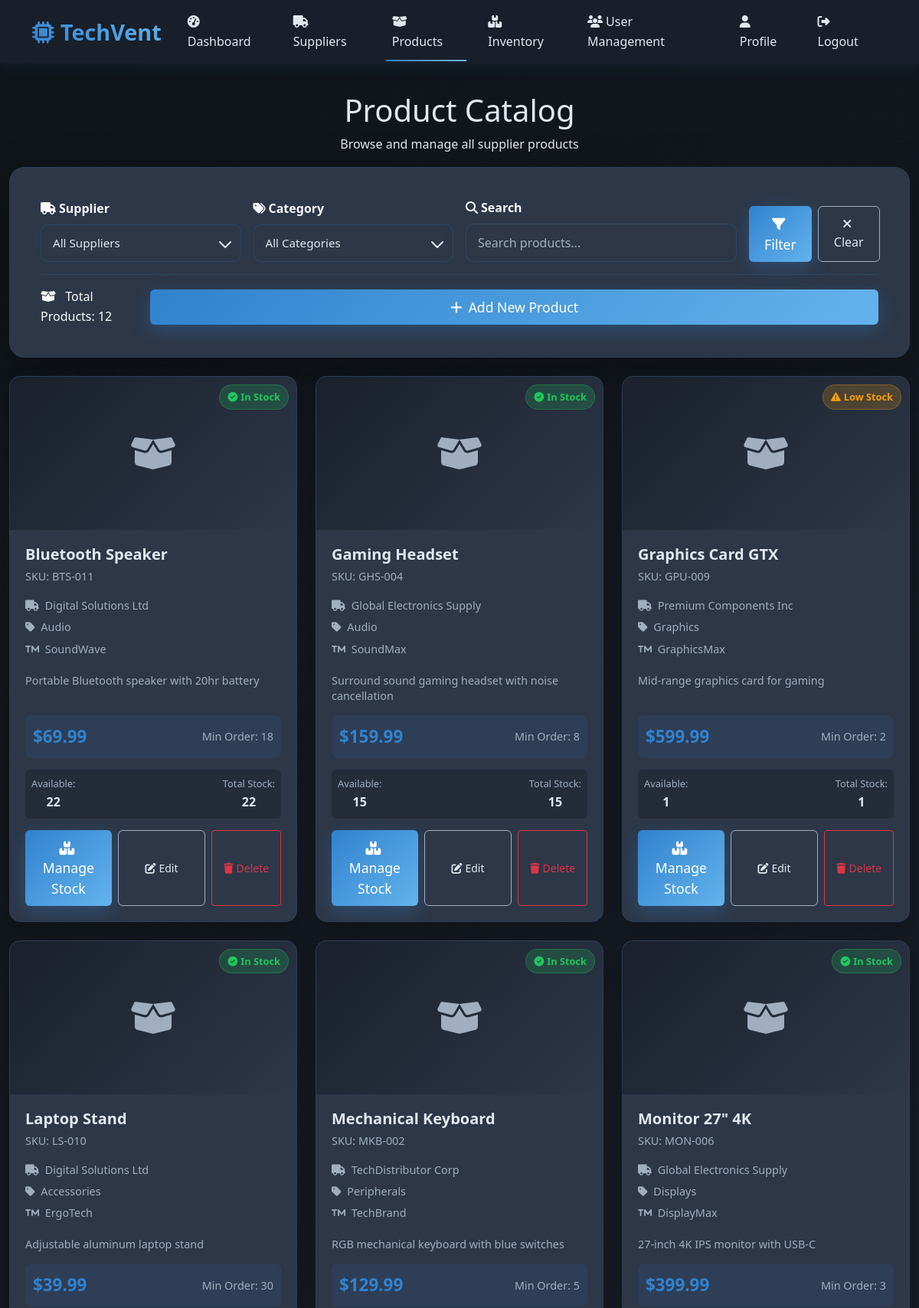
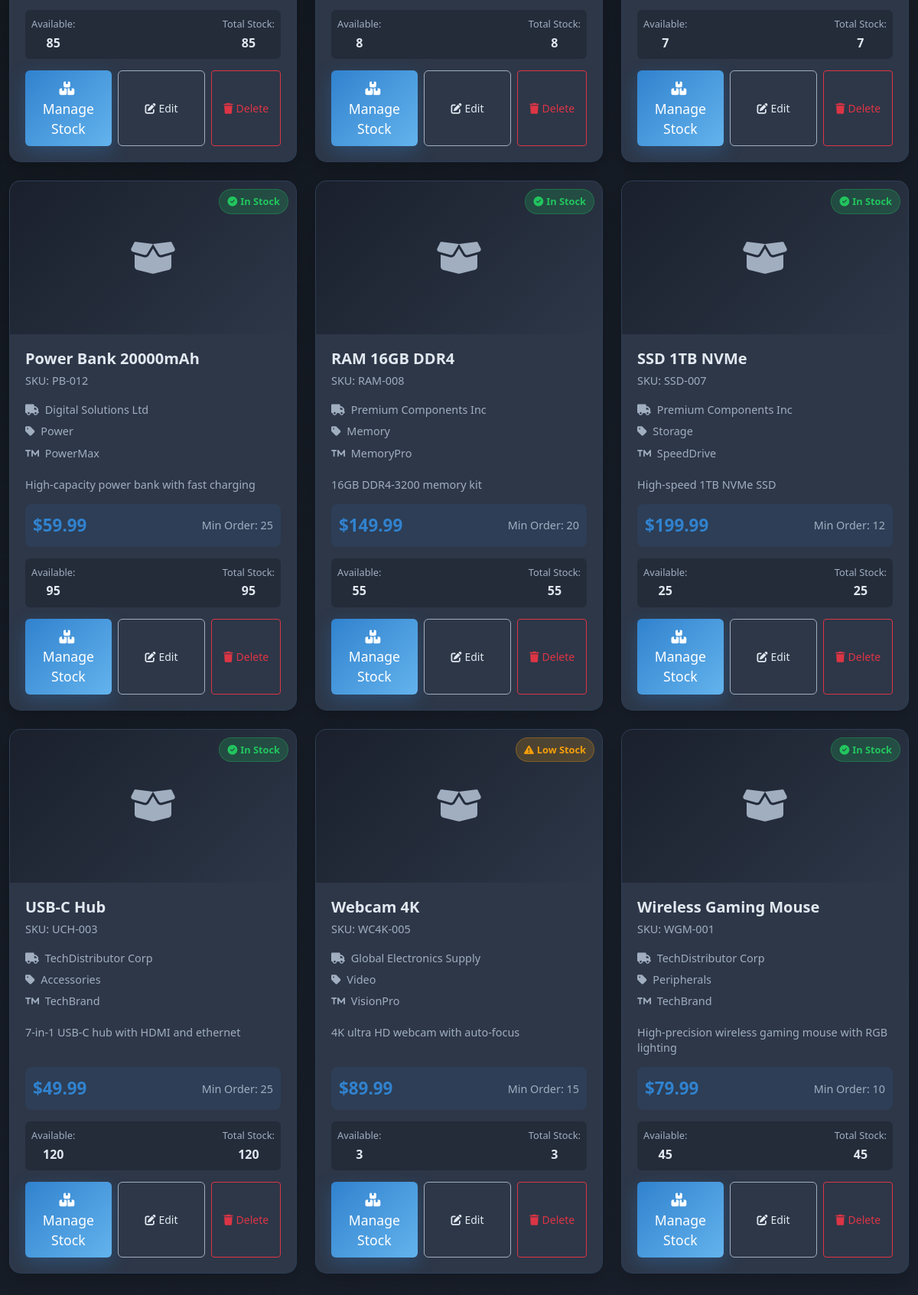
Page /admin-products.php (signed in) on the committed database (2 pictures, top to bottom).
### tables this page shows
CREATE TABLE IF NOT EXISTS products (
    id INT AUTO_INCREMENT PRIMARY KEY,
    supplier_id INT NOT NULL,
    name VARCHAR(255) NOT NULL,
    description TEXT,
    sku VARCHAR(100) UNIQUE,
    category VARCHAR(100),
    brand VARCHAR(100),
    unit_price DECIMAL(10,2) NOT NULL DEFAULT 0.00,
    min_order_quantity INT DEFAULT 1,
    status ENUM('active', 'inactive', 'discontinued') DEFAULT 'active',
    specifications JSON,
    image_url VARCHAR(500),
    created_at TIMESTAMP DEFAULT CURRENT_TIMESTAMP,
    updated_at TIMESTAMP DEFAULT CURRENT_TIMESTAMP ON UPDATE CURRENT_TIMESTAMP,
    FOREIGN KEY (supplier_id) REFERENCES suppliers(id) ON DELETE CASCADE,
    INDEX idx_supplier_id (supplier_id),
    INDEX idx_sku (sku),
    INDEX idx_category (category),
    INDEX idx_status (status)
);

CREATE TABLE IF NOT EXISTS suppliers (
    id INT AUTO_INCREMENT PRIMARY KEY,
    name VARCHAR(255) NOT NULL,
    contact_person VARCHAR(255) NOT NULL,
    email VARCHAR(255) NOT NULL UNIQUE,
    phone VARCHAR(20),
    address TEXT,
    website VARCHAR(255),
    status ENUM('active', 'inactive') DEFAULT 'active',
    created_at TIMESTAMP DEFAULT CURRENT_TIMESTAMP,
    updated_at TIMESTAMP DEFAULT CURRENT_TIMESTAMP ON UPDATE CURRENT_TIMESTAMP
);

### admin-products.php (the view, shortened to what the rows shown need)
<?php
require_once 'config/db.php';
require_once 'includes/session.php';
$isAdmin = isAdmin();
$whereConditions = ["p.status IN ('active', 'inactive')"];
$params = [];
$whereClause = implode(' AND ', $whereConditions);
try {
    $sql = "
        SELECT p.*, s.name as supplier_name,
               COALESCE(i.quantity_in_stock, 0) as stock_quantity,
               COALESCE(i.quantity_available, 0) as available_quantity,
               COALESCE(i.reorder_level, 0) as reorder_level,
               CASE
                   WHEN i.quantity_available <= i.reorder_level THEN 'low'
                   WHEN i.quantity_available = 0 THEN 'out'
                   ELSE 'good'
               END as stock_status
        FROM products p
        JOIN suppliers s ON p.supplier_id = s.id
        LEFT JOIN inventory i ON p.id = i.product_id
        WHERE {$whereClause}
        ORDER BY p.name ASC
    ";
    $products = fetchAll($sql, $params);
} catch (Exception $e) {
    $products = [];
}
?>
<!DOCTYPE html>
<html lang="en">
<head>
    <link href="https://cdn.jsdelivr.net/npm/bootstrap@5.3.0/dist/css/bootstrap.min.css" rel="stylesheet">
    <link rel="stylesheet" href="https://cdnjs.cloudflare.com/ajax/libs/font-awesome/6.4.0/css/all.min.css">
    <link rel="stylesheet" href="assets/css/main.css">
</head>
<body>
    <main class="main-content">
        <div class="container-fluid">
            <div class="dashboard-header text-center fade-in">
                <h1 class="dashboard-title">Product Catalog</h1>
            </div>
            <div class="row fade-in">
                <?php if (empty($products)): ?>
                    <div class="col-12">
                        <div class="dashboard-card text-center">
                            <i class="fas fa-box-open fa-4x mb-3" style="color: var(--text-muted);"></i>
                            <h4 style="color: var(--text-muted);">No Products Found</h4>
                            <p style="color: var(--text-muted);">
                                <?php if ($isAdmin): ?>
                                    Add your first product to get started with the inventory system.
                                <?php else: ?>
                                    No products match your current filters.
                                <?php endif; ?>
                            </p>
                        </div>
                    </div>
                <?php else: ?>
                    <?php foreach ($products as $product): ?>
                        <div class="col-lg-4 col-md-6 mb-4">
                            <div class="product-card">
                                <div class="product-image">
                                    <?php if ($product['image_url']): ?>
                                        <img src="<?php echo htmlspecialchars($product['image_url']); ?>" alt="<?php echo htmlspecialchars($product['name']); ?>">
                                    <?php else: ?>
                                        <div class="product-placeholder">
                                            <i class="fas fa-box-open"></i>
                                        </div>
                                    <?php endif; ?>
                                    <div class="stock-badge stock-<?php echo $product['stock_status']; ?>">
                                        <?php
                                        switch ($product['stock_status']) {
                                            case 'good':
                                                echo '<i class="fas fa-check-circle me-1"></i>In Stock';
                                                break;
                                            case 'low':
                                                echo '<i class="fas fa-exclamation-triangle me-1"></i>Low Stock';
                                                break;
                                        }
                                        ?>
                                    </div>
                                </div>
                                <div class="product-content">
                                    <div class="product-header">
                                        <h5 class="product-title"><?php echo htmlspecialchars($product['name']); ?></h5>
                                        <div class="product-sku">SKU: <?php echo htmlspecialchars($product['sku'] ?: 'N/A'); ?></div>
                                    </div>
                                    <div class="product-meta">
                                        <div class="product-supplier">
                                            <i class="fas fa-truck me-1"></i>
                                            <?php echo htmlspecialchars($product['supplier_name']); ?>
                                        </div>
                                        <div class="product-category">
                                            <i class="fas fa-tag me-1"></i>
                                            <?php echo htmlspecialchars($product['category'] ?: 'Uncategorized'); ?>
                                        </div>
                                        <?php if ($product['brand']): ?>
                                        <div class="product-brand">
                                            <i class="fas fa-trademark me-1"></i>
                                            <?php echo htmlspecialchars($product['brand']); ?>
                                        </div>
                                        <?php endif; ?>
                                    </div>
                                    <?php if ($product['description']): ?>
                                    <div class="product-description">
                                        <?php echo htmlspecialchars(substr($product['description'], 0, 100)) . (strlen($product['description']) > 100 ? '...' : ''); ?>
                                    </div>
                                    <?php endif; ?>
                                    <div class="product-pricing">
                                        <div class="product-price">$<?php echo number_format($product['unit_price'], 2); ?></div>
                                        <div class="product-moq">Min Order: <?php echo $product['min_order_quantity']; ?></div>
                                    </div>
                                    <div class="product-stock">
                                        <div class="stock-info">
                                            <span class="stock-label">Available:</span>
                                            <span class="stock-value"><?php echo $product['available_quantity']; ?></span>
                                        </div>
                                        <div class="stock-info">
                                            <span class="stock-label">Total Stock:</span>
                                            <span class="stock-value"><?php echo $product['stock_quantity']; ?></span>
                                        </div>
                                    </div>
                                    <div class="product-actions">
                                        <a href="admin-inventory.php?product_id=<?php echo $product['id']; ?>"
                                           class="btn btn-primary-custom btn-sm">
                                            <i class="fas fa-boxes me-1"></i>Manage Stock
                                        </a>
                                        <?php if ($isAdmin): ?>
                                        <button class="btn btn-secondary-custom btn-sm"
                                                onclick="editProduct(<?php echo htmlspecialchars(json_encode($product)); ?>)">
                                            <i class="fas fa-edit me-1"></i>Edit
                                        </button>
                                        <button class="btn btn-outline-danger btn-sm"
                                                onclick="deleteProduct(<?php echo $product['id']; ?>, '<?php echo htmlspecialchars($product['name']); ?>')">
                                            <i class="fas fa-trash me-1"></i>Delete
                                        </button>
                                        <?php endif; ?>
                                    </div>
                                </div>
                            </div>
                        </div>
                    <?php endforeach; ?>
                <?php endif; ?>
            </div>
        </div>
    </main>
</body>
</html>

### rows in the picture
products: shows "In Stock", name "Bluetooth Speaker", sku "BTS-011", supplier.name "Digital Solutions Ltd", category "Audio", brand "SoundWave", description "Portable Bluetooth speaker with 20hr battery", unit_price "69.99", min_order_quantity "18", available_quantity "22", stock_quantity "22"
products: shows "In Stock", name "Gaming Headset", sku "GHS-004", supplier.name "Global Electronics Supply", category "Audio", brand "SoundMax", description "Surround sound gaming headset with noise cancellation", unit_price "159.99", min_order_quantity "8", available_quantity "15", stock_quantity "15"
products: shows "Low Stock", name "Graphics Card GTX", sku "GPU-009", supplier.name "Premium Components Inc", category "Graphics", brand "GraphicsMax", description "Mid-range graphics card for gaming", unit_price "599.99", min_order_quantity "2", available_quantity "1", stock_quantity "1"
products: shows "In Stock", name "Laptop Stand", sku "LS-010", supplier.name "Digital Solutions Ltd", category "Accessories", brand "ErgoTech", description "Adjustable aluminum laptop stand", unit_price "39.99", min_order_quantity "30", available_quantity "85", stock_quantity "85"
products: shows "In Stock", name "Mechanical Keyboard", sku "MKB-002", supplier.name "TechDistributor Corp", category "Peripherals", brand "TechBrand", description "RGB mechanical keyboard with blue switches", unit_price "129.99", min_order_quantity "5", available_quantity "8", stock_quantity "8"
products: shows "In Stock", name "Monitor 27\" 4K", sku "MON-006", supplier.name "Global Electronics Supply", category "Displays", brand "DisplayMax", description "27-inch 4K IPS monitor with USB-C", unit_price "399.99", min_order_quantity "3", available_quantity "7", stock_quantity "7"
products: shows "In Stock", name "Power Bank 20000mAh", sku "PB-012", supplier.name "Digital Solutions Ltd", category "Power", brand "PowerMax", description "High-capacity power bank with fast charging", unit_price "59.99", min_order_quantity "25", available_quantity "95", stock_quantity "95"
products: shows "In Stock", name "RAM 16GB DDR4", sku "RAM-008", supplier.name "Premium Components Inc", category "Memory", brand "MemoryPro", description "16GB DDR4-3200 memory kit", unit_price "149.99", min_order_quantity "20", available_quantity "55", stock_quantity "55"
products: shows "In Stock", name "SSD 1TB NVMe", sku "SSD-007", supplier.name "Premium Components Inc", category "Storage", brand "SpeedDrive", description "High-speed 1TB NVMe SSD", unit_price "199.99", min_order_quantity "12", available_quantity "25", stock_quantity "25"
products: shows "In Stock", name "USB-C Hub", sku "UCH-003", supplier.name "TechDistributor Corp", category "Accessories", brand "TechBrand", description "7-in-1 USB-C hub with HDMI and ethernet", unit_price "49.99", min_order_quantity "25", available_quantity "120", stock_quantity "120"
products: shows "Low Stock", name "Webcam 4K", sku "WC4K-005", supplier.name "Global Electronics Supply", category "Video", brand "VisionPro", description "4K ultra HD webcam with auto-focus", unit_price "89.99", min_order_quantity "15", available_quantity "3", stock_quantity "3"
products: shows "In Stock", name "Wireless Gaming Mouse", sku "WGM-001", supplier.name "TechDistributor Corp", category "Peripherals", brand "TechBrand", description "High-precision wireless gaming mouse with RGB lighting", unit_price "79.99", min_order_quantity "10", available_quantity "45", stock_quantity "45"

### other values in the picture
count($products) "12"
